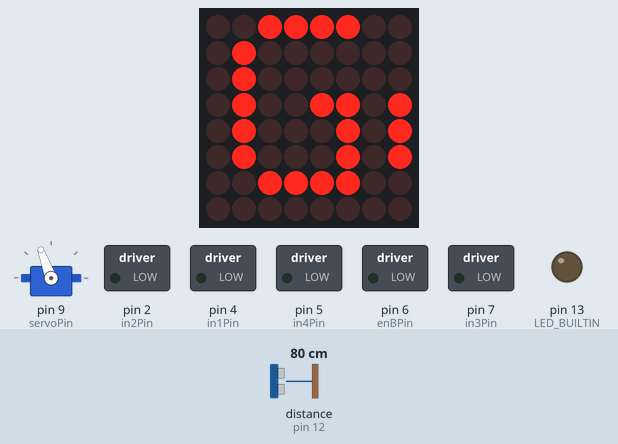
Recording of a sketch running on a simulated Arduino Uno, built with avr-gcc and run on an emulated ATmega328P. On the bench: 8×8 LED matrix, servo, switched loads named in the sketch (green lamp = pin HIGH), output pins drawn as LEDs (lit = HIGH). Wiring (inferred from the names in the program): ultrasonic range finder: trigger pin 10; echo pin 12. The test bench sets the inputs (shaded band); at power-on: distance to the obstacle (sensor on pin 12) 80 cm. The echo pulse lasts 58.3 µs per cm; pins used as bus, display or sensor lines are not drawn.

Above: at 2.2 s.
3.6 s: distance to the obstacle (sensor on pin 12) set to 2 cm
At 4.7 s:
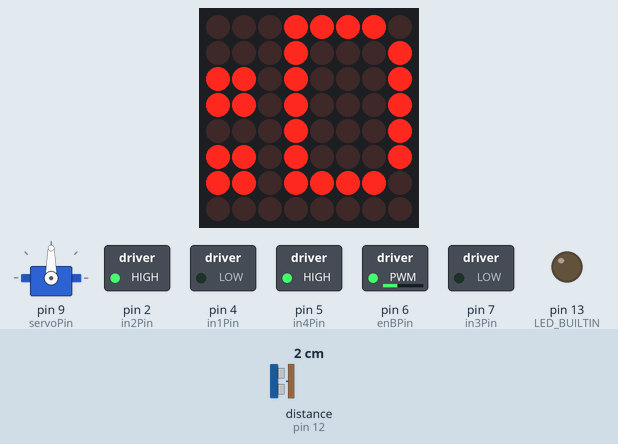
5.2 s: distance to the obstacle (sensor on pin 12) set to 14 cm
6.7 s: distance to the obstacle (sensor on pin 12) set to 18 cm
At 7.7 s:
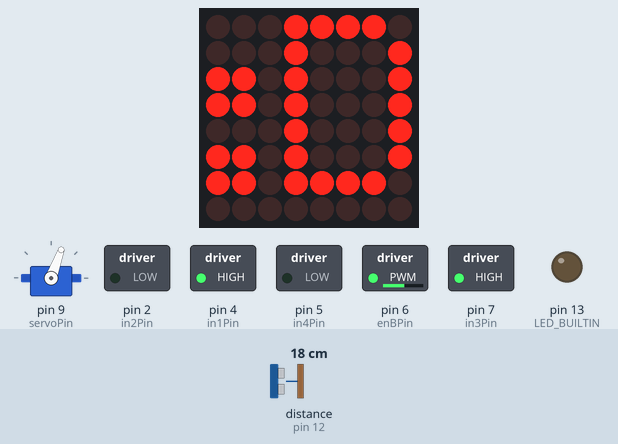
8.5 s: distance to the obstacle (sensor on pin 12) set to 4 cm
At 9.6 s:
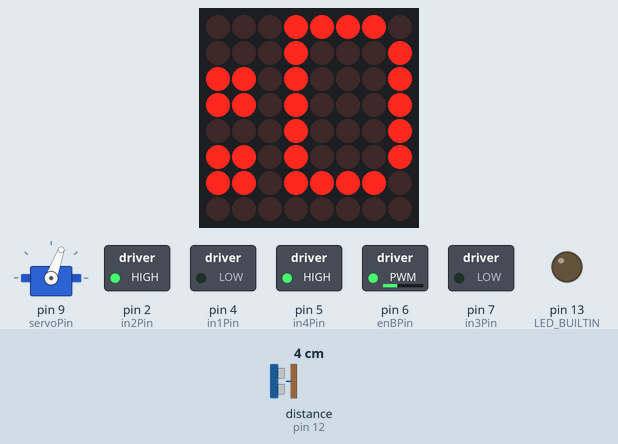
10.2 s: distance to the obstacle (sensor on pin 12) set to 35 cm
At 10.8 s:
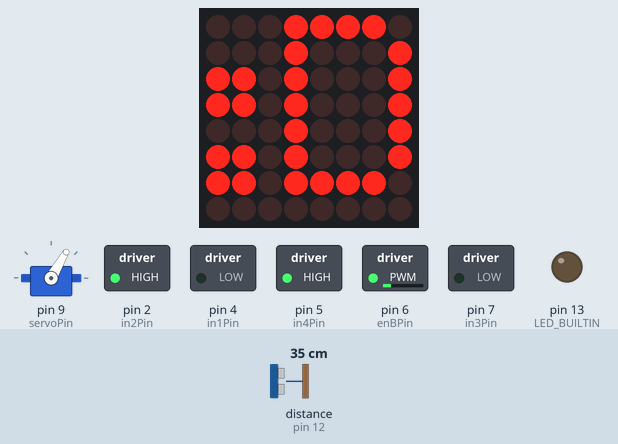
12.0 s: distance to the obstacle (sensor on pin 12) set to 9 cm
At 13.1 s:
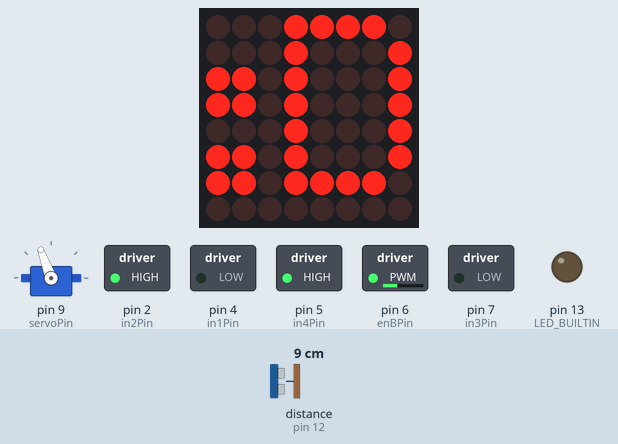
Timing chart, 0 to 14.7 s (numbered marks = the images above; inputs shaded):
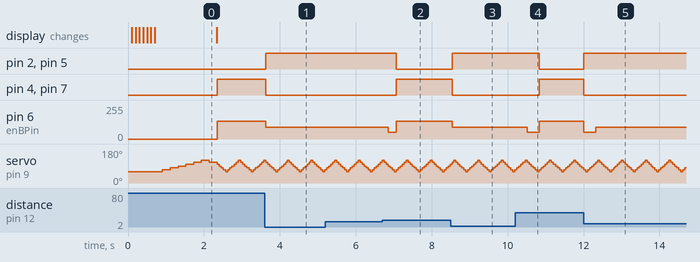

The sketch:

move_scan_text.ino
```cpp
/* program to scan for objects while moving straight
servo mounted on front of bot scans for objects within certain distance
When object detected, bot reverses to the right
Also included Dot Matrix with scrolling text*/

#include <Servo.h>
#include <MD_Parola.h>
#include <MD_MAX72xx.h>
#include <SPI.h>

Servo servo;

// Ultrasonic Module pins
const int trigPin = 10; // 10 microsecond high pulse causes chirp , wait 50 us //changed from 13
const int echoPin = 12; // Width of high pulse indicates distance
// Servo motor that aims ultrasonic sensor .
const int servoPin = 9; // PWM output for hobby servo // changed from 11
// Motor control pins : L298N H bridge
const int enBPin = 6; // Left motor PWM speed control
const int in3Pin = 7; // Left motor Direction 1
const int in4Pin = 5; // Left motor Direction 2
const int in1Pin = 4; // Right motor Direction 1
const int in2Pin = 2; // Right motor Direction 2
const int enAPin = 1; // Right motor PWM speed control //changed from 3

enum Motor { LEFT, RIGHT };

#define TOO_CLOSE_DIST 150 // object distance thats considered too close (mm)

// compensate for motor differences
#define MAX_L 145 // max speed compared to max speed of right motor
#define MAX_R 185 // max speed compared to max speed of left motor
#define REVERSE_F -90 // reverse fast
#define REVERSE_S -50 // reverse slow

// Define hardware type, size, and output pins:
#define HARDWARE_TYPE MD_MAX72XX::FC16_HW
#define MAX_DEVICES 1 //number of matrix leds used
#define CS_PIN 3

// Create a new instance of the MD_Parola class with hardware SPI connection:
MD_Parola myDisplay = MD_Parola(HARDWARE_TYPE, CS_PIN, MAX_DEVICES);

// Set motor speed: 255 full ahead, -255 full reverse , 0 stop
void go( enum Motor m, int speed){
  digitalWrite (m == LEFT ? in1Pin : in3Pin, speed > 0 ? HIGH : LOW );
  digitalWrite (m == LEFT ? in2Pin : in4Pin, speed <= 0 ? HIGH : LOW );
  analogWrite(m == LEFT ? enAPin : enBPin, speed < 0 ? -speed : speed );
}


// Read distance from the ultrasonic sensor , return distance in mm
//
// Speed of sound in dry air , 20C is 343 m/s
// pulseIn returns time in microseconds (10ˆ−6)
// 2d = p * 10ˆ−6 s * 343 m/s = p * 0.00343 m = p * 0.343 mm/us
unsigned int readDistance ()
{
  digitalWrite ( trigPin , HIGH );
  delayMicroseconds (10);
  digitalWrite ( trigPin , LOW );
  unsigned long period = pulseIn ( echoPin, HIGH );
  return period * 343 / 2000;
}

#define NUM_ANGLES 7
unsigned char sensorAngle[NUM_ANGLES] = { 60, 70, 80, 90, 100, 110, 120 };
unsigned int distance [NUM_ANGLES];

// Scan the area ahead by sweeping the ultrasonic sensor left and right
// and recording the distance observed. This takes a reading , then
// sends the servo to the next angle. Call repeatedly once every 50 ms or so.
void readNextDistance () {
  static unsigned char angleIndex = 0; // used in array array to go from 60 to 120 degrees
  static signed char step = 1;
  distance[angleIndex] = readDistance(); // get distance reading, store in array
  angleIndex += step;

  if (angleIndex == NUM_ANGLES - 1) step = -1; // if at max angle, rotate back the other way
  else if (angleIndex == 0) step = 1;
    servo.write( sensorAngle[angleIndex ] );
}

// blick to indicate avoiding obstacle
void blink_indicate() {
  digitalWrite(LED_BUILTIN, HIGH);   // turn the LED on (HIGH is the voltage level)
  delay(200);                       // wait for half a second
  digitalWrite(LED_BUILTIN, LOW);    // turn the LED off by making the voltage LOW
  delay(200);                       // wait for half a second
}

// logic to avoid obstacle based on postion
void avoid(int i) {
  if (i < 3) { // if obstacle is detected at an angle of 60, 70, or 80
    go(LEFT, REVERSE_F); // reverse right
    go(RIGHT, REVERSE_S);
  } else if (i == 3) { // if obstacle is at 90 degrees (straight ahead)
    go(LEFT, REVERSE_F); // reverse right (arbitrary choice)
    go(RIGHT, REVERSE_S);
  } else {
    go(LEFT, REVERSE_S); // reverse left
    go(RIGHT, REVERSE_F);
  }
}

// Initial configuration
void setup () {

  // Configure the input and output pins
  pinMode(trigPin , OUTPUT);
  pinMode(echoPin, INPUT);
  digitalWrite ( trigPin , LOW);
  pinMode(enAPin, OUTPUT);
  pinMode(in1Pin, OUTPUT);
  pinMode(in2Pin, OUTPUT);
  pinMode(in3Pin, OUTPUT);
  pinMode(in4Pin, OUTPUT);
  pinMode(enBPin, OUTPUT);
  // initialize digital pin LED_BUILTIN as an output.
  pinMode(LED_BUILTIN, OUTPUT);

  // Intialize the object:
  myDisplay.begin();
  // Set the intensity (brightness) of the display (0-15):
  myDisplay.setIntensity(0);
  // Clear the display:
  myDisplay.displayClear();
  myDisplay.displayText("Go!", PA_CENTER, 100, 0, PA_SCROLL_LEFT, PA_SCROLL_LEFT);

  // display text (scrolling finishes after the amount of time required to count to 25000)
  for (int i = 0; i < 25000; i++) {
    if (myDisplay.displayAnimate()) {
      myDisplay.displayReset();
    }
  }

  // initialize serial communications at 9600 bps:
  Serial.begin(9600);

  // Center the servo
  servo.attach( servoPin );
  servo.write(90);

  // Scan the surroundings before starting
  servo.write(sensorAngle[0]);
  delay (200);

  for (unsigned char i = 0; i < NUM_ANGLES; i++) {
    readNextDistance(), delay(200);
  }
}

// Main loop:
//
// Get the next sensor reading
// If anything appears to be too close , back up
// Otherwise, go forward
//
void loop () {
  // print smiley face
  myDisplay.print(":D");
  // Get the next sensor reading
  readNextDistance ();

  // See if something is too close at any angle
  unsigned char tooClose = 0;
  int detectedAngle = 0;

  for (unsigned char i = 0 ; i < NUM_ANGLES ; i++) {
    if ( distance[i] < TOO_CLOSE_DIST) {
      tooClose = 1;
      detectedAngle = i; // save index of angle that object is detected at
    }
  }
//Serial.println(distance[0]);
  if (tooClose) {
    avoid(detectedAngle);
  } else {
    // Nothing in our way: go forward
    go(LEFT, MAX_L-50); // minus 50 to normal speed
    go(RIGHT, MAX_R-50);
  }
  // Check the next direction in 50 ms
  delay (50);
}
```

Measured:
- the behaviour switches between 15 and 16 cm on distance to the obstacle (sensor on pin 12) (found by bisection; images 1 and 2)
- after the input at 3.6 s, pin 2 (in2Pin), pin 5 (in4Pin): LOW → HIGH at once; pin 4 (in1Pin), pin 7 (in3Pin): HIGH → LOW at once; pin 6 (enBPin): 135/255 → 90/255 at once
- after the input at 6.7 s, pin 2 (in2Pin), pin 5 (in4Pin): HIGH → LOW after 0.37 s; pin 4 (in1Pin), pin 7 (in3Pin): LOW → HIGH after 0.37 s; pin 6 (enBPin): 90/255 → 50/255 after 0.16 s, → 135/255 0.21 s later
- after the input at 8.5 s, pin 2 (in2Pin), pin 5 (in4Pin): LOW → HIGH at once; pin 4 (in1Pin), pin 7 (in3Pin): HIGH → LOW at once; pin 6 (enBPin): 135/255 → 90/255 at once
- after the input at 10.2 s, pin 2 (in2Pin), pin 5 (in4Pin): HIGH → LOW after 0.63 s; pin 4 (in1Pin), pin 7 (in3Pin): LOW → HIGH after 0.63 s; pin 6 (enBPin): 90/255 → 50/255 after 0.31 s, → 135/255 0.32 s later
- after the input at 12.0 s, pin 2 (in2Pin), pin 5 (in4Pin): LOW → HIGH at once; pin 4 (in1Pin), pin 7 (in3Pin): HIGH → LOW at once; pin 6 (enBPin): 135/255 → 50/255 at once, → 90/255 0.31 s later
- by itself, servo on pin 9 (servoPin): repeats every 0.62 s: 60° 0.05 s, 70° 0.05 s, 80° 0.05 s, 90° 0.05 s, 100° 0.05 s, 110° 0.05 s, 120° 0.05 s, 110° 0.05 s, 100° 0.05 s, 90° 0.05 s, 80° 0.05 s, 70° 0.05 s
